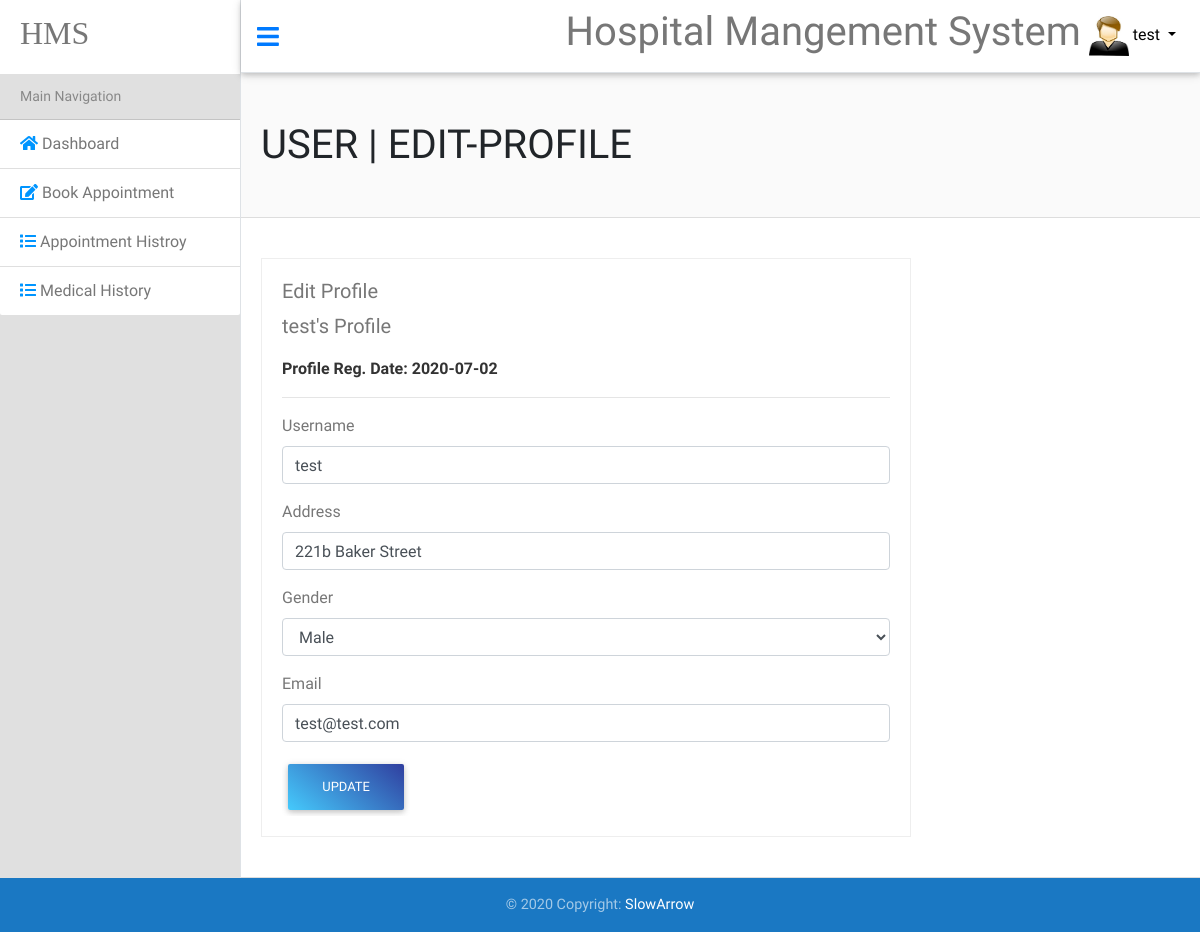
The page /System/Edit-Profile.php (signed in) on the database its author committed.
### tables this page shows
CREATE TABLE `users` (
  `ID` int(11) NOT NULL,
  `Full_Name` varchar(255) NOT NULL,
  `Address` varchar(255) NOT NULL,
  `Gender` int(1) NOT NULL COMMENT '0 = > Male\r\n1 => Female',
  `Username` varchar(255) NOT NULL,
  `Email` varchar(255) NOT NULL,
  `Password` varchar(255) NOT NULL,
  `RegisterDate` date NOT NULL
);

### System/Class/Helper.php (called while the page is built, shortened)
<?php
    class Helper{
        public function getPageName(){
            $curPageName = substr($_SERVER["SCRIPT_NAME"],strrpos($_SERVER["SCRIPT_NAME"],"/")+1);
            $curPageName = substr($curPageName,0,strpos($curPageName,"."));
            return $curPageName;
        }
    }
    $helper = new Helper();
?>

### System/Database/Connection.php (called while the page is built, shortened)
<?php
    class Connection{
        function __construct($dbName = "Hospital_Mangement_System", $host = "127.0.0.1", $username = 'root', $pass = 'root', $options = []){
            try{
                $this->con = new PDO("mysql:host={$host};dbname={$dbName};charset=utf8",$username,$pass,$options);
            } catch(PDOException $e){
                throw new Exception($e->getMessage());
            }
        }
    }
?>

### System/Class/User.php (called while the page is built, shortened)
<?php
    require_once "Database/Database.php";
    class User extends Database{
        public function getAllData($username){
            $sql = "SELECT * FROM users WHERE Username = ?";
            return $this->getRow($sql,[$username]);
        }
    }
    $user = new User();
?>

### System/Database/Database.php (called while the page is built, shortened)
<?php
    require_once "Connection.php";
    class Database extends Connection{
        public function getRow($sql,$para = []){
            try{
                $stmt = $this->con->prepare($sql);
                $stmt->execute($para);
                return $stmt->fetch();
            } catch(PDOException $e){
                throw new Exception($e->getMessage());
            }
        }
    }

### System/Edit-Profile.php (the view, shortened to what this page needs)
<?php
        include "init.php";
        if(isset($_SESSION['User'])){
            include "Class/User.php";
            $username = $_SESSION['User'];
    ?>
        <div class='userPage'>
            <h1>USER | <?php echo strtoupper($helper->getPageName()); ?></h1>
                <div class='DashboardBox'>
                    <div class='container'>
                        <div class='EditBox'>
                            <h5>Edit Profile</h5>
                            <p class='user'><?php echo $_SESSION['User']; ?>'s Profile</p>
                            <p style='color:#333;font-weight:bold'>Profile Reg. Date: <?php echo $user->getAllData($username)['RegisterDate']; ?></p>
                            <hr>
                            <form action='<?php echo $_SERVER['PHP_SELF']; ?>' method='POST'>
                            <div class='form-group'>
                                <label for="#username">Username</label>
                                <input type="text" name='username' id='username' class='form-control' value='<?php echo $user->getAllData($username)['Username']; ?>'>
                            </div>
                            <div class='form-group'>
                                <label for="#Address">Address</label>
                                <input type="text" name='Address' id='Address' class='form-control' value='<?php echo $user->getAllData($username)['Address']; ?>'>
                            </div>
                            <div class='form-group'>
                                <label for="#Gender">Gender</label>
                                <select name="gender" id="Gender" class='form-control'>
                                    <option <?php if($user->getAllData($username)['Gender']== 0) echo "selected"; ?> value="0">Male</option>
                                </select>
                            </div>
                            <div class='form-group'>
                                <label for="#Email">Email</label>
                                <input type="email" name='email' id='Email' class='form-control' value='<?php echo $user->getAllData($username)['Email']; ?>'>
                            </div>
                            <input type='submit' value='Update' class="btn blue-gradient">
                        </form>
                        </div>
                    </div>
                </div>
        </div>
    </div>
    </div>
<footer class="page-footer font-small blue">
  <div class="footer-copyright text-center py-3">© 2020 Copyright:
    <a href="https://www.facebook.com/Kirolos.Yossef23" target='_blank'>SlowArrow</a>
  </div>
</footer>
<?php }
    else {
        $helper->redirect("http://127.0.0.1/Hospital%20Mangement%20System/");
    }
    include $tpl . "footer.php";
    ?>

### System/Design/Css/style.css (style rules this page uses)
* { font-family: 'Ropa Sans', sans-serif; box-sizing: border-box; }
.userPage h1 { margin:48px 20px; }
.userPage .DashboardBox { width:100%; background:#FFF; border-top:1px solid #DDD; border-bottom:1px solid #DDD; }
.userPage .DashboardBox .EditBox { border:1px solid #EEE; padding:20px; margin:40px 0 40px -15px; color:#777; width:70%; }
.userPage .DashboardBox .EditBox .user { font-size: 20px; }
.userPage .DashboardBox .container { margin: 20px !important; }

### rows shown on the page
users: RegisterDate "2020-07-02", username "test", Address "221b Baker Street", gender "Male", email "test@test.com"

### other values the page prints
$_SESSION['User'] "test"
$helper->getPageName() "EDIT-PROFILE"
